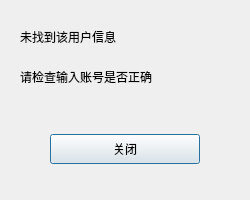
<?xml version="1.0" encoding="UTF-8"?>
<ui version="4.0">
 <class>FindFailDlg</class>
 <widget class="QDialog" name="FindFailDlg">
  <property name="geometry">
   <rect>
    <x>0</x>
    <y>0</y>
    <width>250</width>
    <height>200</height>
   </rect>
  </property>
  <property name="minimumSize">
   <size>
    <width>250</width>
    <height>200</height>
   </size>
  </property>
  <property name="maximumSize">
   <size>
    <width>250</width>
    <height>200</height>
   </size>
  </property>
  <property name="windowTitle">
   <string>Dialog</string>
  </property>
  <layout class="QVBoxLayout" name="verticalLayout_2">
   <item>
    <widget class="QWidget" name="widget" native="true">
     <layout class="QVBoxLayout" name="verticalLayout">
      <item>
       <widget class="QLabel" name="fail_tip">
        <property name="text">
         <string>未找到该用户信息</string>
        </property>
       </widget>
      </item>
      <item>
       <widget class="QLabel" name="fail_tip2">
        <property name="text">
         <string>请检查输入账号是否正确</string>
        </property>
       </widget>
      </item>
     </layout>
    </widget>
   </item>
   <item>
    <widget class="QWidget" name="widget_2" native="true">
     <property name="maximumSize">
      <size>
       <width>16777215</width>
       <height>80</height>
      </size>
     </property>
     <layout class="QHBoxLayout" name="horizontalLayout">
      <item>
       <spacer name="horizontalSpacer">
        <property name="orientation">
         <enum>Qt::Orientation::Horizontal</enum>
        </property>
        <property name="sizeHint" stdset="0">
         <size>
          <width>40</width>
          <height>20</height>
         </size>
        </property>
       </spacer>
      </item>
      <item>
       <widget class="Clickedbtn" name="fail_sure_btn">
        <property name="minimumSize">
         <size>
          <width>150</width>
          <height>0</height>
         </size>
        </property>
        <property name="maximumSize">
         <size>
          <width>150</width>
          <height>30</height>
         </size>
        </property>
        <property name="text">
         <string>关闭</string>
        </property>
       </widget>
      </item>
      <item>
       <spacer name="horizontalSpacer_2">
        <property name="orientation">
         <enum>Qt::Orientation::Horizontal</enum>
        </property>
        <property name="sizeHint" stdset="0">
         <size>
          <width>40</width>
          <height>20</height>
         </size>
        </property>
       </spacer>
      </item>
     </layout>
    </widget>
   </item>
  </layout>
 </widget>
 <customwidgets>
  <customwidget>
   <class>Clickedbtn</class>
   <extends>QPushButton</extends>
   <header location="global">clickedbtn.h</header>
  </customwidget>
 </customwidgets>
 <resources/>
 <connections/>
</ui>
